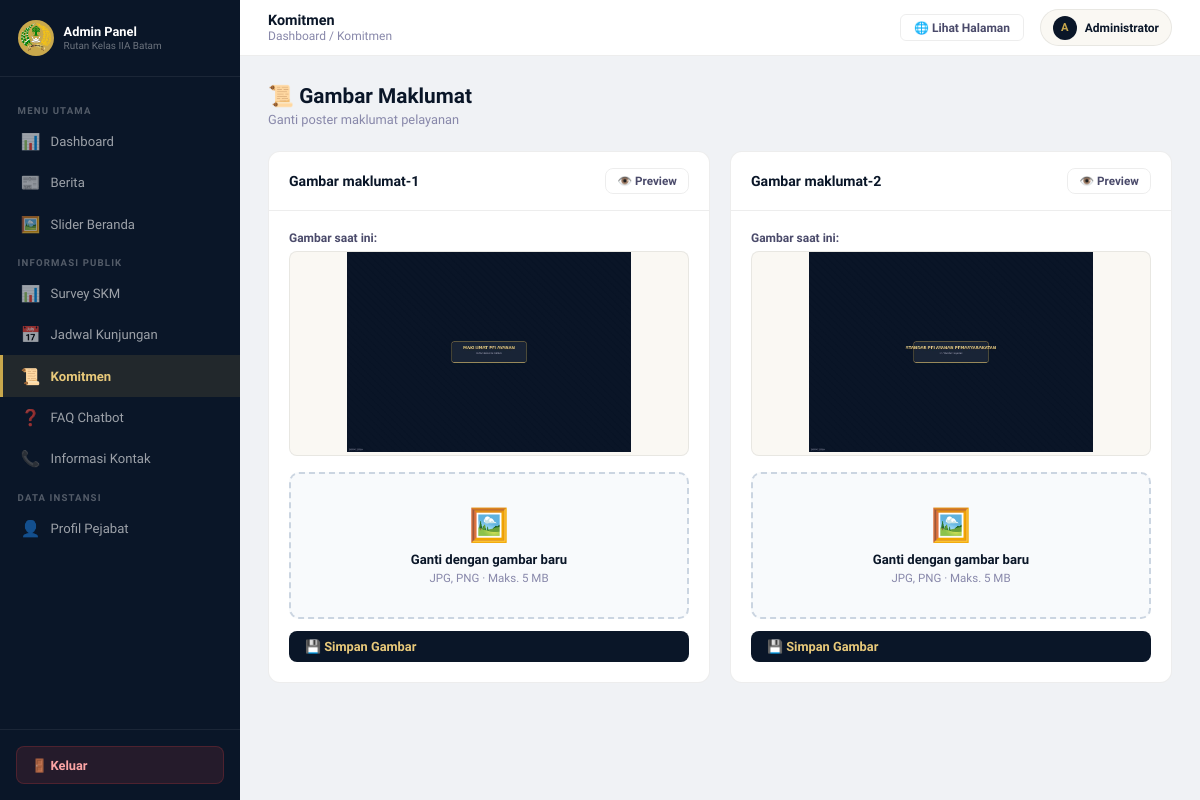
The app's page /admin/komitmen.php (signed in) with its own data.
### tables this page shows
CREATE TABLE `komitmen` (
  `id`        INT AUTO_INCREMENT PRIMARY KEY,
  `kode`      VARCHAR(30) NOT NULL UNIQUE,      
  `gambar`    VARCHAR(255),
  `updated_at` TIMESTAMP DEFAULT CURRENT_TIMESTAMP ON UPDATE CURRENT_TIMESTAMP
);

### admin/komitmen.php (the view, shortened to what this page needs)
<?php
$db = getDB(); $pesan=''; $tipePesan='success';
$maklumat=$db->query("SELECT * FROM komitmen ORDER BY id ASC")->fetchAll();
function imgMaklumat($m){
    return '../images/'.htmlspecialchars($m['gambar']??'maklumat-1.jpg');
}
?>
<!DOCTYPE html><html lang="id"><head><meta charset="UTF-8"/><meta name="viewport" content="width=device-width,initial-scale=1.0"/>
<title>Komitmen – Admin Rutan</title><link rel="icon" type="image/png" href="../images/logo.png"/><link rel="stylesheet" href="css/admin.css"/>
<link href="https://fonts.googleapis.com/css2?family=Source+Sans+3:wght@400;600;700&display=swap" rel="stylesheet"/></head>
<body>
<div class="admin-layout">
<?php include __DIR__.'/includes/sidebar.php';?>
<div class="admin-main">
<header class="admin-topbar">
  <div class="topbar-left"><button class="sidebar-toggle" id="sidebarToggle">☰</button>
  <div><div class="topbar-page-title">Komitmen</div><div class="topbar-breadcrumb">Dashboard / Komitmen</div></div></div>
  <div class="topbar-right"><a href="../pages/komitmen.php" target="_blank" class="btn-view-site">🌐 Lihat Halaman</a>
  <div class="admin-user-chip"><div class="admin-user-avatar"><?=strtoupper(substr($_SESSION['admin_nama'],0,1))?></div>
  <div><div class="admin-user-name"><?=htmlspecialchars($_SESSION['admin_nama'])?></div></div></div></div>
</header>
<div class="admin-content">
<div class="admin-page-header"><div><div class="admin-page-title">📜 Gambar Maklumat</div><div class="admin-page-desc">Ganti poster maklumat pelayanan</div></div></div>
<div style="display:grid;grid-template-columns:1fr 1fr;gap:1.25rem;">
<?php foreach($maklumat as $m):?>
<div class="admin-card"><div class="admin-card-header">
  <div class="admin-card-title">Gambar <?=htmlspecialchars($m['kode'])?></div>
  <a href="../pages/komitmen.php" target="_blank" class="btn btn-outline btn-sm">👁️ Preview</a>
</div>
<div class="admin-card-body">
  <div style="margin-bottom:1rem;">
    <div style="font-size:.75rem;font-weight:700;color:var(--text-mid);margin-bottom:.4rem;">Gambar saat ini:</div>
    <div style="border-radius:8px;overflow:hidden;border:1px solid var(--border-soft);background:var(--cream);">
      <img src="<?=imgMaklumat($m)?>" style="width:100%;height:200px;object-fit:contain;" onerror="this.parentElement.innerHTML='<div style=\'height:200px;display:flex;align-items:center;justify-content:center;color:var(--text-light);font-size:.82rem;\'>📋 Belum ada gambar</div>'"/>
    </div>
  </div>
  <form method="POST" enctype="multipart/form-data">
    <div class="upload-area"><input type="file" name="gambar" accept="image/*" data-preview="prev<?=$m['id']?>"/>
    <div class="upload-icon">🖼️</div><div class="upload-text"><strong>Ganti dengan gambar baru</strong></div>
    <div class="upload-hint">JPG, PNG · Maks. 5 MB</div></div>
    <button type="submit" class="btn btn-primary" style="width:100%;margin-top:.75rem;">💾 Simpan Gambar</button>
  </form>
</div></div>
<?php endforeach;?>
</div>
</div></div></div>
<script src="js/admin.js"></script></body></html>

### admin/css/admin.css (style rules this page uses)
*, *::before, *::after { box-sizing: border-box; margin: 0; padding: 0; }
:root { --navy: #0a1628; --navy-mid: #112240; --navy-light: #1a3a5c; --navy-hover: #162d4a; --gold: #c9a84c; --gold-light: #e8c97a; --gold-pale: #f5e9c8; --cream: #faf8f3; --white: #ffffff; --text-dark: #1a1a2e; --text-mid: #4a4a6a; --text-light: #8888aa; --border: rgba(201,168,76,0.2); --border-soft: rgba(0,0,0,0.07); --sidebar-w: 240px; --green: #22c55e; --red: #ef4444; --yellow: #f59e0b; --blue: #3b82f6; }
body { font-family: 'Source Sans 3', 'Segoe UI', sans-serif; font-size: 14px; color: var(--text-dark); background: #f0f2f5; min-height: 100vh; }
a { text-decoration: none; color: inherit; }
button { cursor: pointer; font-family: inherit; }
img { max-width: 100%; }
.admin-layout { display: flex; min-height: 100vh; }
.admin-main { margin-left: var(--sidebar-w); flex: 1; display: flex; flex-direction: column; min-height: 100vh; }
.admin-topbar { background: var(--white); border-bottom: 1px solid var(--border-soft); padding: 0 1.75rem; height: 56px; display: flex; align-items: center; justify-content: space-between; position: sticky; top: 0; z-index: 50; }
.topbar-left { display: flex; align-items: center; gap: 0.75rem; }
.topbar-page-title { font-size: 0.9rem; font-weight: 700; color: var(--navy); }
.topbar-breadcrumb { font-size: 0.75rem; color: var(--text-light); }
.topbar-right { display: flex; align-items: center; gap: 1rem; }
.admin-user-chip { display: flex; align-items: center; gap: 0.5rem; padding: 0.35rem 0.75rem; background: var(--cream); border-radius: 999px; border: 1px solid var(--border-soft); }
.admin-user-avatar { width: 24px; height: 24px; background: var(--navy); border-radius: 50%; display: flex; align-items: center; justify-content: center; color: var(--gold); font-size: 0.7rem; font-weight: 900; flex-shrink: 0; }
.admin-user-name { font-size: 0.75rem; font-weight: 700; color: var(--navy); }
.btn-view-site { display: inline-flex; align-items: center; gap: 5px; font-size: 0.75rem; font-weight: 700; color: var(--text-mid); padding: 0.35rem 0.8rem; border: 1px solid var(--border-soft); border-radius: 6px; background: none; transition: all 0.2s; }
.admin-content { padding: 1.75rem; flex: 1; }
.admin-page-header { margin-bottom: 1.5rem; display: flex; align-items: flex-start; justify-content: space-between; gap: 1rem; flex-wrap: wrap; }
.admin-page-title { font-size: 1.3rem; font-weight: 900; color: var(--navy); line-height: 1.2; }
.admin-page-desc { font-size: 0.8rem; color: var(--text-light); margin-top: 3px; }
.admin-card { background: var(--white); border-radius: 12px; border: 1px solid var(--border-soft); overflow: hidden; }
.admin-card-header { padding: 1rem 1.25rem; border-bottom: 1px solid var(--border-soft); display: flex; align-items: center; justify-content: space-between; gap: 0.75rem; flex-wrap: wrap; }
.admin-card-title { font-size: 0.88rem; font-weight: 800; color: var(--navy); }
.admin-card-body { padding: 1.25rem; }
.btn { display: inline-flex; align-items: center; gap: 6px; padding: 0.5rem 1rem; border-radius: 8px; font-size: 0.8rem; font-weight: 700; border: none; transition: all 0.2s; cursor: pointer; white-space: nowrap; }
.btn-primary { background: var(--navy); color: var(--gold-light); }
.btn-outline { background: none; border: 1.5px solid var(--border-soft); color: var(--text-mid); }
.btn-sm { padding: 0.3rem 0.7rem; font-size: 0.73rem; }
.upload-area { border: 2px dashed #cbd5e1; border-radius: 10px; padding: 2rem; text-align: center; cursor: pointer; transition: all 0.2s; background: #f8fafc; }
.upload-icon { font-size: 2rem; margin-bottom: 0.5rem; }
.upload-text { font-size: 0.82rem; color: var(--text-mid); }
.upload-text strong { color: var(--navy); }
.upload-hint { font-size: 0.72rem; color: var(--text-light); margin-top: 4px; }

### records on screen
komitmen: kode "maklumat-1", gambar (picture)
komitmen: kode "maklumat-2", gambar (picture)

### other values on screen
substr($_SESSION['admin_nama'],0,1) "A"
$_SESSION['admin_nama'] "Administrator"
